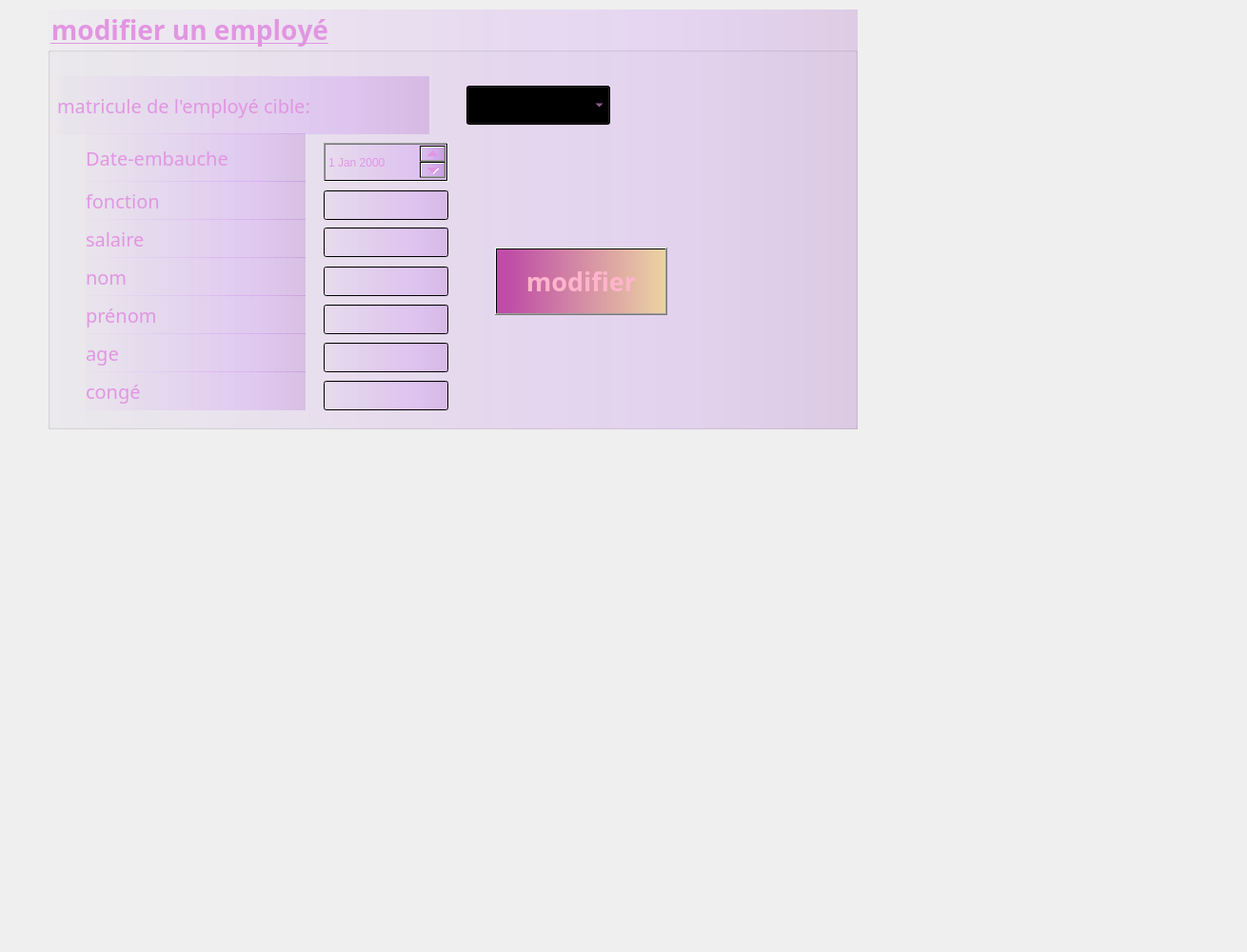
     <widget class="QWidget" name="modifieremp">
      <attribute name="title">
       <string>Modifier</string>
      </attribute>
      <widget class="QLabel" name="label_4">
       <property name="geometry">
        <rect>
         <x>10</x>
         <y>-250</y>
         <width>1291</width>
         <height>991</height>
        </rect>
       </property>
       <property name="text">
        <string/>
       </property>
       <property name="pixmap">
        <pixmap>../resources/Valentine's_Day_Sweets_Cake_Roses_Cupcake_Wood_540623_1920x1080.jpg</pixmap>
       </property>
      </widget>
      <widget class="QGroupBox" name="groupBox_2">
       <property name="geometry">
        <rect>
         <x>50</x>
         <y>10</y>
         <width>851</width>
         <height>441</height>
        </rect>
       </property>
       <property name="font">
        <font>
         <family>Lucida Calligraphy</family>
         <pointsize>21</pointsize>
         <weight>75</weight>
         <bold>true</bold>
         <underline>true</underline>
         <kerning>false</kerning>
        </font>
       </property>
       <property name="autoFillBackground">
        <bool>false</bool>
       </property>
       <property name="styleSheet">
        <string notr="true">color:rgb(225, 150, 225);

background-color: qlineargradient(spread:pad, x1:0, y1:0, x2:1, y2:0, stop:0 rgba(170, 85, 255, 4), stop:0.550847 rgba(158, 0, 255, 22), stop:0.766949 rgba(150, 0, 255, 28), stop:0.995763 rgba(126, 0, 170, 37));</string>
       </property>
       <property name="title">
        <string>modifier un employé</string>
       </property>
       <property name="flat">
        <bool>false</bool>
       </property>
       <property name="checkable">
        <bool>false</bool>
       </property>
       <widget class="QLabel" name="label_12">
        <property name="geometry">
         <rect>
          <x>40</x>
          <y>260</y>
          <width>231</width>
          <height>41</height>
         </rect>
        </property>
        <property name="font">
         <font>
          <family>Lucida Calligraphy</family>
          <pointsize>15</pointsize>
         </font>
        </property>
        <property name="text">
         <string>nom</string>
        </property>
       </widget>
       <widget class="QLabel" name="label_14">
        <property name="geometry">
         <rect>
          <x>10</x>
          <y>70</y>
          <width>391</width>
          <height>61</height>
         </rect>
        </property>
        <property name="font">
         <font>
          <family>Lucida Calligraphy</family>
          <pointsize>15</pointsize>
         </font>
        </property>
        <property name="autoFillBackground">
         <bool>false</bool>
        </property>
        <property name="text">
         <string>matricule de l'employé cible:</string>
        </property>
       </widget>
       <widget class="QLabel" name="label_15">
        <property name="geometry">
         <rect>
          <x>40</x>
          <y>130</y>
          <width>231</width>
          <height>51</height>
         </rect>
        </property>
        <property name="font">
         <font>
          <family>Lucida Calligraphy</family>
          <pointsize>15</pointsize>
         </font>
        </property>
        <property name="autoFillBackground">
         <bool>false</bool>
        </property>
        <property name="text">
         <string>Date-embauche</string>
        </property>
       </widget>
       <widget class="QLabel" name="label_16">
        <property name="geometry">
         <rect>
          <x>40</x>
          <y>300</y>
          <width>231</width>
          <height>41</height>
         </rect>
        </property>
        <property name="font">
         <font>
          <family>Lucida Calligraphy</family>
          <pointsize>15</pointsize>
         </font>
        </property>
        <property name="text">
         <string>prénom</string>
        </property>
       </widget>
       <widget class="QLabel" name="label_17">
        <property name="geometry">
         <rect>
          <x>40</x>
          <y>220</y>
          <width>231</width>
          <height>41</height>
         </rect>
        </property>
        <property name="font">
         <font>
          <family>Lucida Calligraphy</family>
          <pointsize>15</pointsize>
         </font>
        </property>
        <property name="text">
         <string>salaire</string>
        </property>
       </widget>
       <widget class="QLabel" name="label_18">
        <property name="geometry">
         <rect>
          <x>40</x>
          <y>180</y>
          <width>231</width>
          <height>41</height>
         </rect>
        </property>
        <property name="font">
         <font>
          <family>Lucida Calligraphy</family>
          <pointsize>15</pointsize>
         </font>
        </property>
        <property name="text">
         <string>fonction</string>
        </property>
       </widget>
       <widget class="QPushButton" name="modifemp">
        <property name="geometry">
         <rect>
          <x>470</x>
          <y>250</y>
          <width>181</width>
          <height>71</height>
         </rect>
        </property>
        <property name="font">
         <font>
          <family>Lucida Calligraphy</family>
          <pointsize>20</pointsize>
          <weight>75</weight>
          <bold>true</bold>
         </font>
        </property>
        <property name="autoFillBackground">
         <bool>false</bool>
        </property>
        <property name="styleSheet">
         <string notr="true">background-color: qlineargradient(spread:pad, x1:0, y1:0, x2:1, y2:0, stop:0.0635593 rgba(170, 0, 127, 164), stop:1 rgba(255, 214, 0, 82));
color: rgb(255, 180, 203);</string>
        </property>
        <property name="text">
         <string>modifier</string>
        </property>
        <property name="autoDefault">
         <bool>true</bool>
        </property>
       </widget>
       <widget class="QLineEdit" name="msalaire">
        <property name="geometry">
         <rect>
          <x>290</x>
          <y>229</y>
          <width>131</width>
          <height>31</height>
         </rect>
        </property>
       </widget>
       <widget class="QLineEdit" name="mnom">
        <property name="geometry">
         <rect>
          <x>290</x>
          <y>270</y>
          <width>131</width>
          <height>31</height>
         </rect>
        </property>
       </widget>
       <widget class="QLineEdit" name="mprenom">
        <property name="geometry">
         <rect>
          <x>290</x>
          <y>310</y>
          <width>131</width>
          <height>31</height>
         </rect>
        </property>
       </widget>
       <widget class="QLineEdit" name="mfonction">
        <property name="geometry">
         <rect>
          <x>290</x>
          <y>190</y>
          <width>131</width>
          <height>31</height>
         </rect>
        </property>
       </widget>
       <widget class="QComboBox" name="mmatricule">
        <property name="geometry">
         <rect>
          <x>440</x>
          <y>80</y>
          <width>151</width>
          <height>41</height>
         </rect>
        </property>
       </widget>
       <widget class="QLineEdit" name="mconge">
        <property name="geometry">
         <rect>
          <x>290</x>
          <y>390</y>
          <width>131</width>
          <height>31</height>
         </rect>
        </property>
        <property name="font">
         <font>
          <italic>false</italic>
         </font>
        </property>
        <property name="dragEnabled">
         <bool>true</bool>
        </property>
        <property name="readOnly">
         <bool>true</bool>
        </property>
       </widget>
       <widget class="QLabel" name="label_22">
        <property name="geometry">
         <rect>
          <x>40</x>
          <y>380</y>
          <width>231</width>
          <height>41</height>
         </rect>
        </property>
        <property name="font">
         <font>
          <family>Lucida Calligraphy</family>
          <pointsize>15</pointsize>
         </font>
        </property>
        <property name="text">
         <string>congé</string>
        </property>
       </widget>
       <widget class="QLineEdit" name="mage">
        <property name="geometry">
         <rect>
          <x>290</x>
          <y>350</y>
          <width>131</width>
          <height>31</height>
         </rect>
        </property>
       </widget>
       <widget class="QLabel" name="label_21">
        <property name="geometry">
         <rect>
          <x>40</x>
          <y>340</y>
          <width>231</width>
          <height>41</height>
         </rect>
        </property>
        <property name="font">
         <font>
          <family>Lucida Calligraphy</family>
          <pointsize>15</pointsize>
         </font>
        </property>
        <property name="text">
         <string>age</string>
        </property>
       </widget>
       <widget class="QDateEdit" name="mdateemb">
        <property name="geometry">
         <rect>
          <x>290</x>
          <y>140</y>
          <width>131</width>
          <height>41</height>
         </rect>
        </property>
       </widget>
      </widget>
     </widget>
